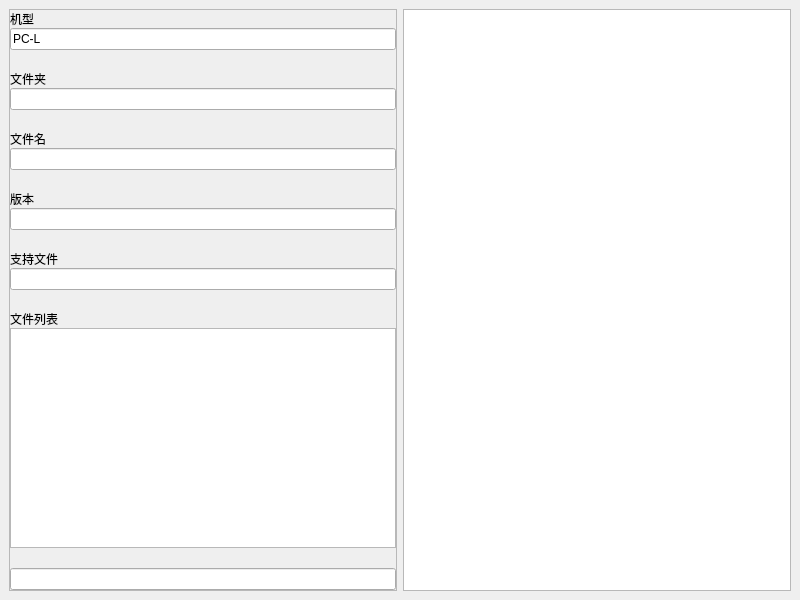
<?xml version="1.0" encoding="UTF-8"?>
<ui version="4.0">
 <class>MainWindow</class>
 <widget class="QMainWindow" name="MainWindow">
  <property name="geometry">
   <rect>
    <x>0</x>
    <y>0</y>
    <width>800</width>
    <height>600</height>
   </rect>
  </property>
  <property name="windowTitle">
   <string>MainWindow</string>
  </property>
  <widget class="QWidget" name="centralwidget">
   <layout class="QHBoxLayout" name="horizontalLayout">
    <item>
     <widget class="QFrame" name="frame">
      <property name="frameShape">
       <enum>QFrame::StyledPanel</enum>
      </property>
      <property name="frameShadow">
       <enum>QFrame::Raised</enum>
      </property>
      <layout class="QVBoxLayout" name="verticalLayout">
       <property name="spacing">
        <number>0</number>
       </property>
       <property name="leftMargin">
        <number>0</number>
       </property>
       <property name="topMargin">
        <number>0</number>
       </property>
       <property name="rightMargin">
        <number>0</number>
       </property>
       <property name="bottomMargin">
        <number>0</number>
       </property>
       <item>
        <widget class="QLabel" name="label">
         <property name="text">
          <string>机型</string>
         </property>
        </widget>
       </item>
       <item>
        <widget class="QLineEdit" name="leModel">
         <property name="text">
          <string>PC-L</string>
         </property>
        </widget>
       </item>
       <item>
        <spacer name="verticalSpacer">
         <property name="orientation">
          <enum>Qt::Vertical</enum>
         </property>
         <property name="sizeType">
          <enum>QSizePolicy::Preferred</enum>
         </property>
         <property name="sizeHint" stdset="0">
          <size>
           <width>20</width>
           <height>20</height>
          </size>
         </property>
        </spacer>
       </item>
       <item>
        <widget class="QLabel" name="label_2">
         <property name="text">
          <string>文件夹</string>
         </property>
        </widget>
       </item>
       <item>
        <widget class="QLineEdit" name="lePath"/>
       </item>
       <item>
        <spacer name="verticalSpacer_6">
         <property name="orientation">
          <enum>Qt::Vertical</enum>
         </property>
         <property name="sizeType">
          <enum>QSizePolicy::Preferred</enum>
         </property>
         <property name="sizeHint" stdset="0">
          <size>
           <width>20</width>
           <height>20</height>
          </size>
         </property>
        </spacer>
       </item>
       <item>
        <widget class="QLabel" name="label_6">
         <property name="text">
          <string>文件名</string>
         </property>
        </widget>
       </item>
       <item>
        <widget class="QLineEdit" name="leName"/>
       </item>
       <item>
        <spacer name="verticalSpacer_2">
         <property name="orientation">
          <enum>Qt::Vertical</enum>
         </property>
         <property name="sizeType">
          <enum>QSizePolicy::Preferred</enum>
         </property>
         <property name="sizeHint" stdset="0">
          <size>
           <width>20</width>
           <height>20</height>
          </size>
         </property>
        </spacer>
       </item>
       <item>
        <widget class="QLabel" name="label_4">
         <property name="text">
          <string>版本</string>
         </property>
        </widget>
       </item>
       <item>
        <widget class="QLineEdit" name="leVersion"/>
       </item>
       <item>
        <spacer name="verticalSpacer_3">
         <property name="orientation">
          <enum>Qt::Vertical</enum>
         </property>
         <property name="sizeType">
          <enum>QSizePolicy::Preferred</enum>
         </property>
         <property name="sizeHint" stdset="0">
          <size>
           <width>20</width>
           <height>20</height>
          </size>
         </property>
        </spacer>
       </item>
       <item>
        <widget class="QLabel" name="label_5">
         <property name="text">
          <string>支持文件</string>
         </property>
        </widget>
       </item>
       <item>
        <widget class="QLineEdit" name="leSupport"/>
       </item>
       <item>
        <spacer name="verticalSpacer_4">
         <property name="orientation">
          <enum>Qt::Vertical</enum>
         </property>
         <property name="sizeType">
          <enum>QSizePolicy::Preferred</enum>
         </property>
         <property name="sizeHint" stdset="0">
          <size>
           <width>20</width>
           <height>20</height>
          </size>
         </property>
        </spacer>
       </item>
       <item>
        <widget class="QLabel" name="label_3">
         <property name="text">
          <string>文件列表</string>
         </property>
        </widget>
       </item>
       <item>
        <widget class="QListWidget" name="lstFiles"/>
       </item>
       <item>
        <spacer name="verticalSpacer_5">
         <property name="orientation">
          <enum>Qt::Vertical</enum>
         </property>
         <property name="sizeType">
          <enum>QSizePolicy::Preferred</enum>
         </property>
         <property name="sizeHint" stdset="0">
          <size>
           <width>20</width>
           <height>20</height>
          </size>
         </property>
        </spacer>
       </item>
       <item>
        <widget class="QLineEdit" name="leDone"/>
       </item>
      </layout>
     </widget>
    </item>
    <item>
     <widget class="QListWidget" name="lstInfo"/>
    </item>
   </layout>
  </widget>
 </widget>
 <resources/>
 <connections/>
</ui>
